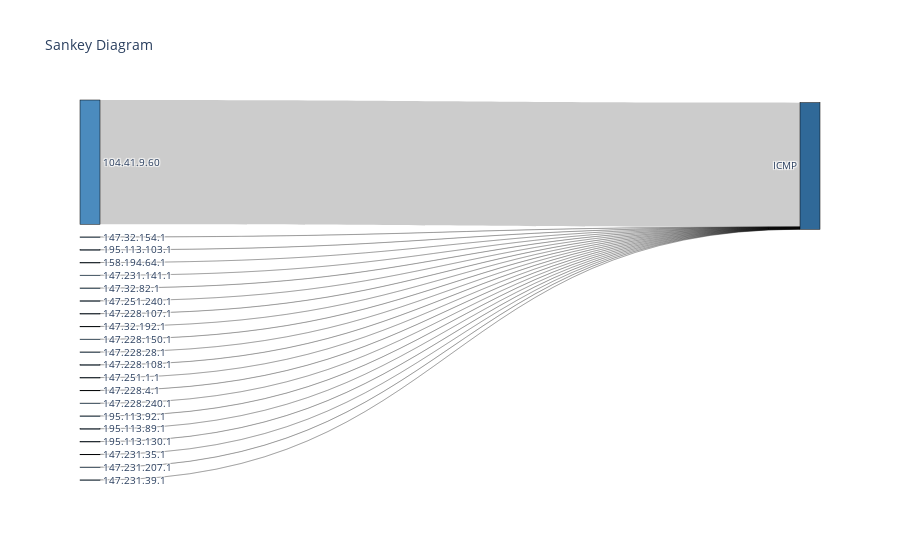

Here is the notebook cell this chart was saved with:
### Code cell
import plotly.graph_objects as go
import graphing 
#import importlib
#importlib.reload(graphing)

fig = go.Figure(graphing.genSankey(res.iloc[:1000,:],['srcip','proto'],'packets'))
fig.show()

### Figure 1 — Plotly figure (JSON) as saved in the notebook; plotly's stock layout.template omitted (floating-point values rounded to 4 significant figures)
{"data": [{"link": {"source": [9, 6, 11, 8, 14, 10, 13, 3, 19, 18, 20, 12, 5, 0, 7, 4, 2, 1, 17, 16, 15], "target": [21, 21, 21, 21, 21, 21, 21, 21, 21, 21, 21, 21, 21, 21, 21, 21, 21, 21, 21, 21, 21], "value": [9800, 10, 10, 10, 10, 10, 10, 10, 10, 10, 10, 10, 10, 10, 10, 10, 1, 10, 10, 10, 10]}, "node": {"color": ["#4B8BBE", "#4B8BBE", "#4B8BBE", "#4B8BBE", "#4B8BBE", "#4B8BBE", "#4B8BBE", "#4B8BBE", "#4B8BBE", "#4B8BBE", "#4B8BBE", "#4B8BBE", "#4B8BBE", "#4B8BBE", "#4B8BBE", "#4B8BBE", "#4B8BBE", "#4B8BBE", "#4B8BBE", "#4B8BBE", "#4B8BBE", "#306998"], "label": ["147.32.154.1", "195.113.103.1", "158.194.64.1", "147.231.141.1", "147.32.82.1", "147.251.240.1", "147.228.107.1", "147.32.192.1", "147.228.150.1", "104.41.9.60", "147.228.28.1", "147.228.108.1", "147.251.1.1", "147.228.4.1", "147.228.240.1", "195.113.92.1", "195.113.89.1", "195.113.130.1", "147.231.35.1", "147.231.207.1", "147.231.39.1", "ICMP"], "line": {"color": "black", "width": 0.5}, "pad": 15, "thickness": 20}, "type": "sankey"}], "layout": {"font": {"size": 10}, "title": {"text": "Sankey Diagram"}}}
